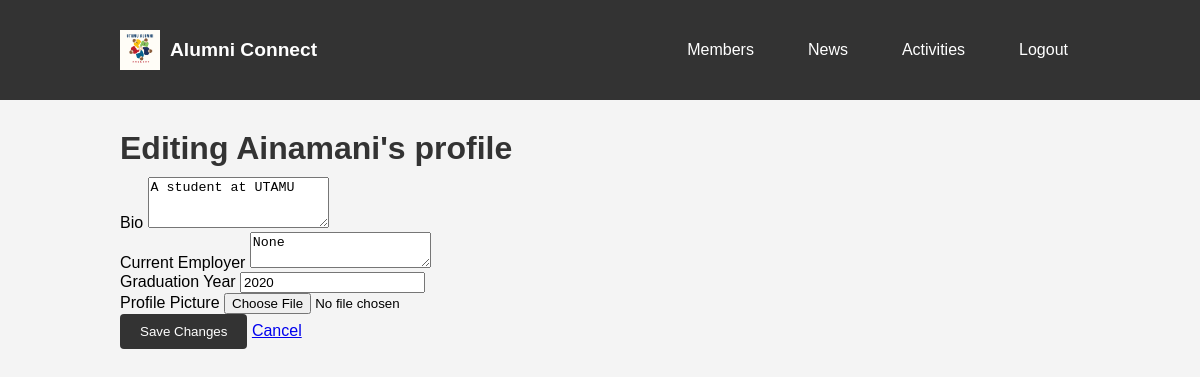
The page /members/profile/edit/ (signed in) on the database its author committed.
### members/models.py (models this page shows, shortened)
class Profile(models.Model):
    user = models.OneToOneField(User, on_delete=models.CASCADE)
    bio = models.TextField(max_length=500, blank=True)
    current_employer= models.TextField(max_length=5, blank=True)
    graduation_year = models.PositiveIntegerField(null=True, blank=True)
    profile_picture = models.ImageField(upload_to='profile_images/', null=True, blank=True)

### members/views.py (the view, shortened to what this page needs)
# urls.py: path('profile/edit/', views.profile_edit_view, name='profile_edit'),
@login_required
def profile_edit_view(request):
    profile = get_object_or_404(Profile, user=request.user)
    return render(request, 'profile_edit.html', {'profile': profile})

### members/templates/profile_edit.html (shortened to what this page needs)
{% extends 'base.html' %}
{% block content %}
    <h1>Editing {{user.username}}'s profile</h1>
    <form method="post" enctype="multipart/form-data">
        <div class="mb-3">
            <label for="bio" class="form-label">Bio</label>
            <textarea class="form-control" id="bio" name="bio" rows="3">{{ profile.bio }}</textarea>
        </div>
        <div class="mb-3">
            <label for="employer" class="form-label">Current Employer</label>
            <textarea class="form-control" id="employer" name="current_employer" rows="2">{{ profile.current_employer }}</textarea>
        </div>
        <div class="mb-3">
            <label for="graduation_year" class="form-label">Graduation Year</label>
            <input type="number" class="form-control" id="graduation_year" name="graduation_year" value="{{ profile.graduation_year|default:'' }}">
        </div>
        <div class="mb-3">
            <label for="profile_picture" class="form-label">Profile Picture</label>
            <input type="file" class="form-control" id="profile_picture" name="profile_picture">
        </div>
        <button type="submit" class="btn btn-primary">Save Changes</button>
        <a href="{% url 'members:profile' user.id %}" class="btn btn-secondary">Cancel</a>
    </form>
{% endblock %}

### static/css/style.css (style rules this page uses)
body { font-family: Arial, sans-serif; margin: 0; padding: 0; background-color: #f4f4f4; }
h1 { color: #333; margin: 10px 0; }
button { background-color: #333; color: #fff; padding: 10px 20px; border: none; border-radius: 4px; cursor: pointer; }

### rows shown on the page
Profile: bio "A student at UTAMU", current_employer "None", graduation_year "2020"

### other values the page prints
{{ user.username }} "Ainamani"
